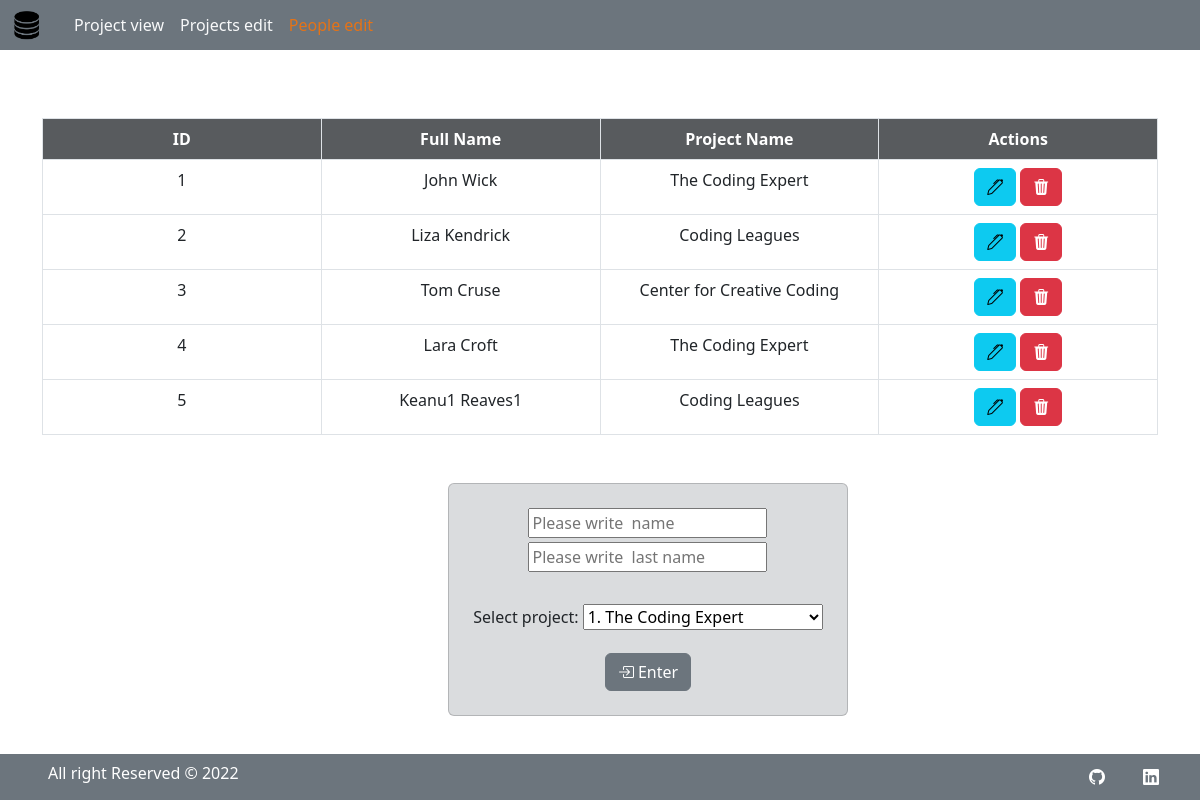
/people.php, run on an earlier commit of the app's database.
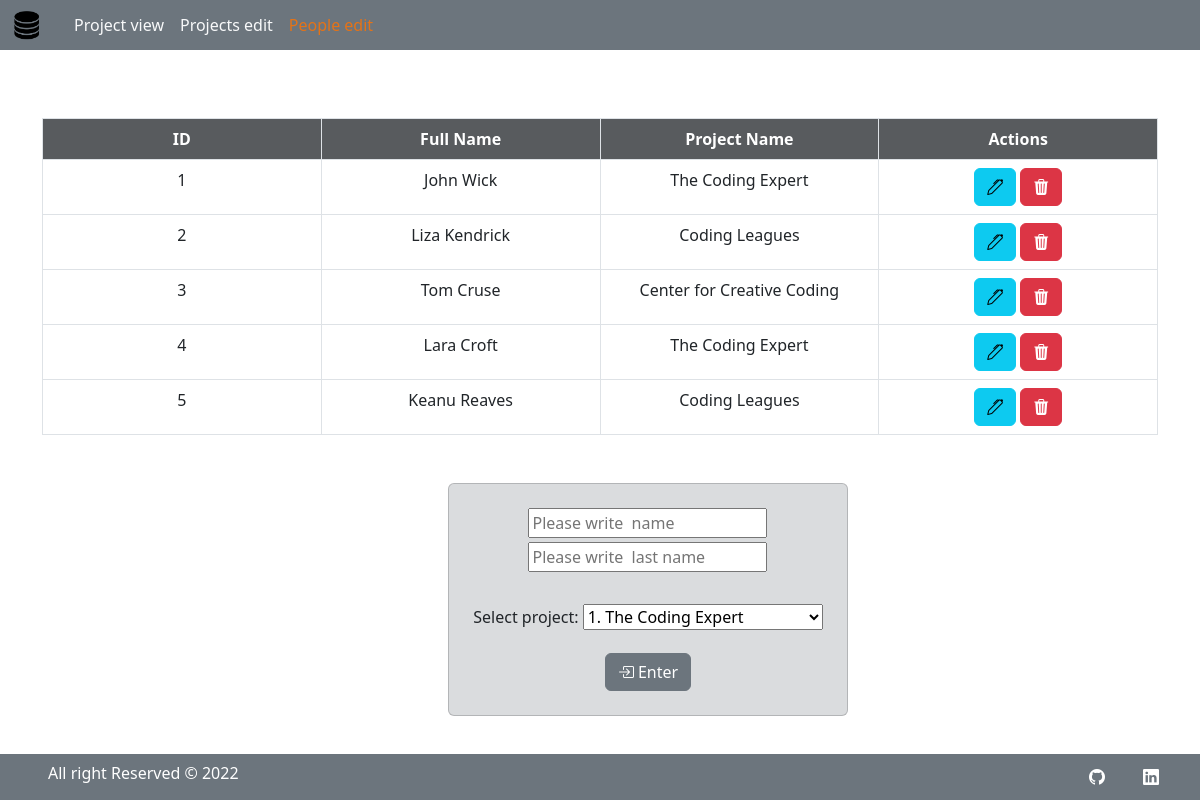
And on a later commit of the database.
### tables this page shows
CREATE TABLE `people` (
  `id` int(11) NOT NULL AUTO_INCREMENT,
  `first_name` varchar(30) NOT NULL,
  `last_name` varchar(30) NOT NULL,
  `project_id` int(11) DEFAULT NULL,
  PRIMARY KEY (`id`),
  KEY `project_id` (`project_id`),
  CONSTRAINT `people_ibfk_1` FOREIGN KEY (`project_id`) REFERENCES `projects` (`id`) ON DELETE SET NULL ON UPDATE CASCADE
);

CREATE TABLE `projects` (
  `id` int(11) NOT NULL AUTO_INCREMENT,
  `project_name` varchar(30) NOT NULL,
  PRIMARY KEY (`id`)
);

### people.php (the view, shortened to what this page needs)
<?php
include "./Assets/db.php";
?>
<!DOCTYPE html>
<html lang="en">
<head>
<?php include "./Assets/include/header.php"; ?>
</head>
<body>
<?php include "./Assets/include/navbar.php";
include "./Assets/message.php" ?>
  <div class="container pt-1">
    <table class="table  table-bordered mt-5 text-center">
      <thead>
        <tr class="bg-dark  p-2 text-white bg-opacity-75">
          <th class="w-25">ID</th>
          <th class="w-25">Full Name</th>
          <th class="w-25">Project Name</th>
          <th class="w-25">Actions </th>
        </tr>
      </thead>
      <tbody>
        <?php
        $sql = 'SELECT people.id, concat(" ", people.first_name, " ", people.last_name) AS  fullname,   projects.project_name
        FROM people
        LEFT OUTER JOIN projects ON people.project_id = projects.id
        ORDER BY people.id';
        $result_projects = mysqli_query($conn, $sql);
        while ($row = mysqli_fetch_assoc($result_projects)) {
          print '<tr>'
            . '<td>' . $row['id'] . '</td>'
            . '<td>' . $row['fullname'] .  '</td>'
            . '<td>' .  $row['project_name'] . '</td>'
            . '<td>'
            . '<a href="./assets/edit_people.php?id='  . $row['id'] . '"><button class="btn btn-info me-1 "><i class="bi bi-pen"></i></button></a>'
            . '<a href="?action=delete&id='  . $row['id'] . '"><button class="btn btn-danger  "><i class="bi bi-trash3-fill"></i></button></a>'
            . '</td>'
            . '</tr>';
        }
        ?>
  </div>
  <div class=" container  d-flex justify-content-center m-5">
    <div class="card bg-secondary p-2 text-dark bg-opacity-25">
      <div class="card-body ">
        <form class="text-center" method="post">
          <input class="mb-1" type="text" name="firstname" placeholder="Please write  name"></br>
          <input class="mb-3" type="text" name="lastname" placeholder="Please write  last name"></br>
          <label for="exampleInputEmail1" class="form-label">Select project:</label>
          <select class=" " style="width:auto;" name="project">
            <?php
            $sql = "SELECT DISTINCT id, project_name FROM Projects";
            $result = mysqli_query($conn, $sql);
            while ($row = mysqli_fetch_assoc($result)) {
              print '<option>' .  $row['id']  . '. ' . $row['project_name'] . '</option>';
            }
            ?>
          </select>
          <div class=" mt-3">
            <button class="btn btn-secondary" type="submit" name="create"><i class="bi bi-box-arrow-in-right me-1"></i>Enter</button>
          </div>
      </div>
    </div>
  </div>
  <?php include "./Assets/include/footer.php";
  include "./Assets/include/script.php" ?>
</body>
</html>

### Assets/include/header.php (shortened to what this page needs)
<link rel="stylesheet" href="https://cdn.jsdelivr.net/npm/bootstrap-icons@1.9.1/font/bootstrap-icons.css">
<link href="https://cdn.jsdelivr.net/npm/bootstrap@5.2.0/dist/css/bootstrap.min.css" rel="stylesheet" />
<link rel="stylesheet" href="https://cdn.jsdelivr.net/npm/bootstrap-icons@1.9.1/font/bootstrap-icons.css">

### Assets/include/navbar.php (shortened to what this page needs)
<?php
function active($currect_page){
  $url_array =  explode('/', $_SERVER['REQUEST_URI']) ;
  $url = end($url_array);
  if($currect_page == $url){
      echo 'active';
  }
}
?>
<!DOCTYPE html>
<html lang="en">
<head>
</head>
<body>
   <nav class="navbar navbar-expand-lg bg-secondary py-1 mb-3   ">
    <div class="container-fluid">
            <a class="navbar-brand" href="index.php">
            <img src="./Assets/images/logo.png" class="me-2" height="30"   alt="Logo" loading="lazy" /></a>
        <div class="collapse navbar-collapse" id="navbarSupportedContent">
            <ul class="navbar-nav me-auto mb-2 mb-lg-0">
                <li class="nav-item">
                    <a class="nav-link  text-light <?php active('index.php');?>" aria-current="page" href="index.php">Project view</a>
                 </li>
                <li class="nav-item">
                    <a class="nav-link text-light <?php active('projects.php');?>"   aria-current="page" href="projects.php" >Projects edit</a>
                </li>
                <li class="nav-item">
                    <a class="nav-link text-light <?php active('people.php');?>"  aria-current="page" href="people.php">People edit</a>
                </li>
            </ul>
        </div>
    </div>
    </nav>
</body>
</html>

### Assets/include/footer.php
<div class="container ">
<footer class="d-flex flex-wrap justify-content-between aling-items-center   bg-secondary  ">
    <div class="aling-items-center">
        <span class="mx-5">All right Reserved  © <?php echo date("Y") ?></span>
    </div>
    <ul class="nav col-md-4 justify-content-end list-unstyled d-flex">
        <li class="ms-1">
        <a class="btn  btn-secondary btn-floating m-1" href="https://github.com/Evaldas88" role="button">
            <i class="bi bi-github"></i>
        </a>
        </li>
        <li class="ms-1 me-4">
        <a class="btn  btn-secondary btn-floating m-1" href="https://www.linkedin.com/in/evaldas-skackauskas-35505516a/" role="button">
        <i class="bi bi-linkedin"></i>
        </a>
        </li>
    </ul>
 </footer>
 </div>

What changed in the data, as far as the page shows it:
changed people id 5: fullname "Keanu1 Reaves1" → "Keanu Reaves"
